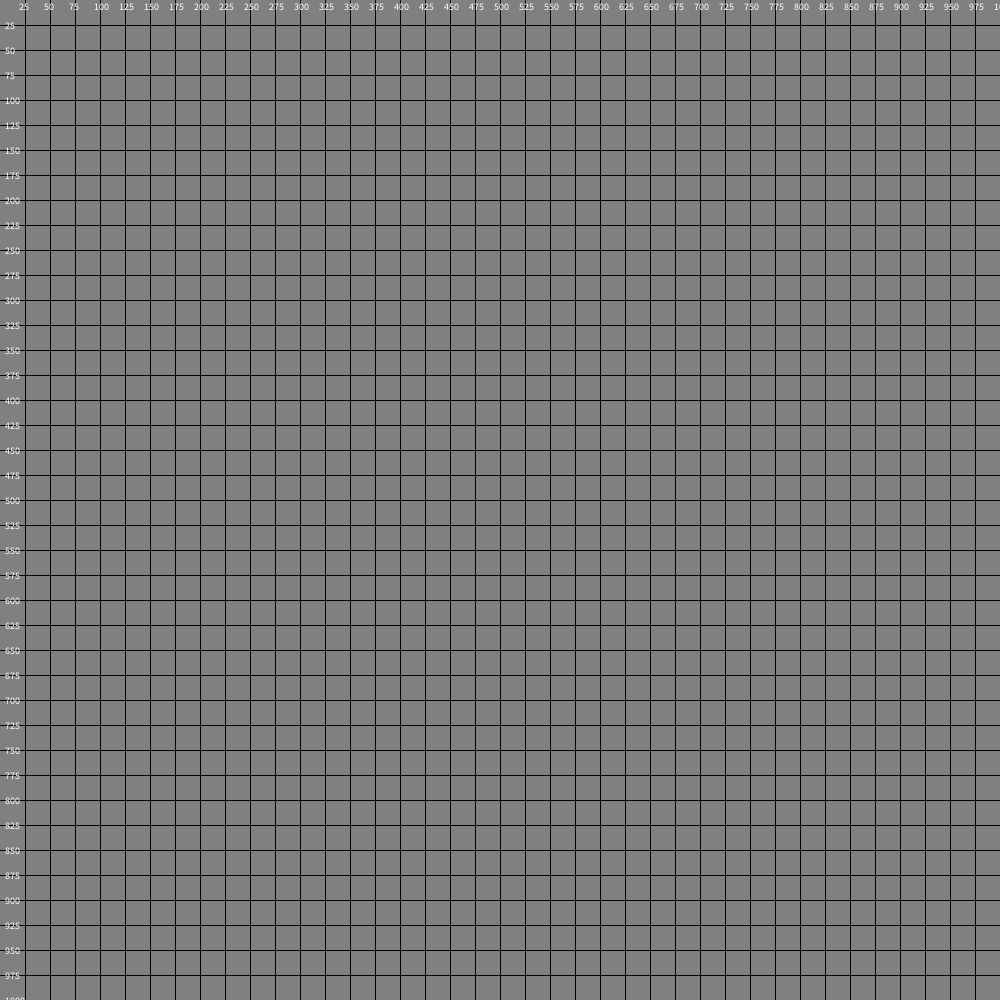
Frame 1 (no input)
Frame 2 (the mouse pressed at the canvas centre, redrawn once): identical to frame 1, image omitted

The Processing sketch that drew this single still picture (run headless with seeded random() and noise(); the mouse was pressed at the canvas centre and the sketch redrawn once):

// Processing sketch: squares_pde
// ── squares_pde.pde
//Ian McCarty

void setup() {
  size(1000, 1000);
}
void draw() {
  background(128);
  drawGrid();
  noLoop();
}
void drawGrid() {
  for (int i=25; i<=width; i+=25) {
    line(0, i, width, i);
  line(i, 0, i, height); 
  textSize(10);
  text(i,5,i+4);
  text(i,i-6,10);}
}
